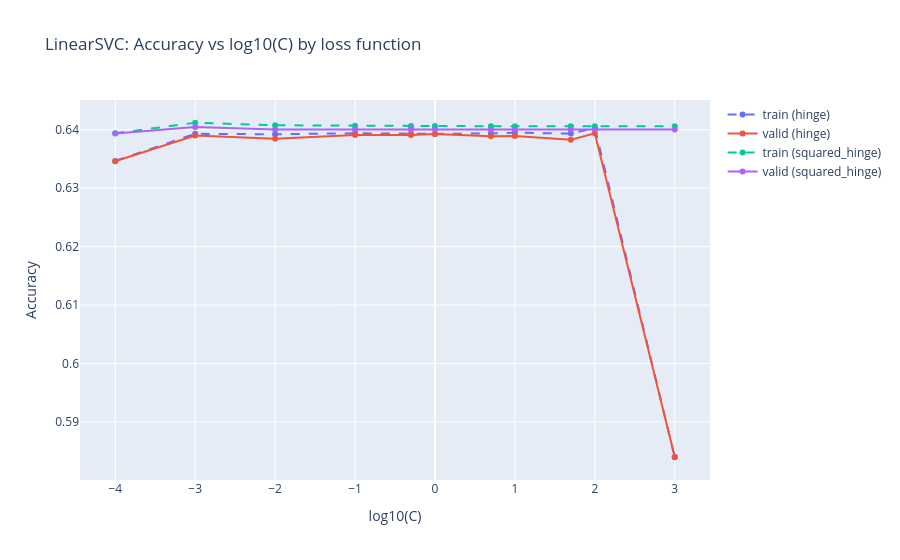

Notebook code for this chart:
### Code cell
import plotly.graph_objects as go
import numpy as np

svm_cv_results = pd.DataFrame(svmCV.cv_results_)
C_vals = [0.0001, 0.001, 0.01, 0.1, 0.5, 1, 5, 10, 50, 100, 1000]

fig = go.Figure()

for loss_type in ['hinge', 'squared_hinge']:
    mask = svm_cv_results['param_estimator__loss'] == loss_type
    subset = svm_cv_results[mask].copy()
    subset['log10_C'] = np.log10(subset['param_estimator__C'].astype(float)).round(2)
    subset = subset.sort_values('log10_C')

    fig.add_trace(go.Scatter(
        x=subset['log10_C'],
        y=subset['mean_train_score'],
        mode='lines+markers',
        name=f'train ({loss_type})',
        line=dict(dash='dash')
    ))
    fig.add_trace(go.Scatter(
        x=subset['log10_C'],
        y=subset['mean_test_score'],
        mode='lines+markers',
        name=f'valid ({loss_type})'
    ))

fig.update_layout(
    title='LinearSVC: Accuracy vs log10(C) by loss function',
    xaxis_title='log10(C)',
    yaxis_title='Accuracy'
)
fig.show()

### Figure 1 — Plotly figure (JSON) as saved in the notebook; plotly's stock layout.template omitted (floating-point values rounded to 4 significant figures)
{"data": [{"line": {"dash": "dash"}, "mode": "lines+markers", "name": "train (hinge)", "type": "scatter", "x": [-4.0, -3.0, -2.0, -1.0, -0.3, 0.0, 0.7, 1.0, 1.7, 2.0, 3.0], "y": [0.6347, 0.6393, 0.6392, 0.6394, 0.6393, 0.6393, 0.6394, 0.6395, 0.6394, 0.6403, 0.5839]}, {"mode": "lines+markers", "name": "valid (hinge)", "type": "scatter", "x": [-4.0, -3.0, -2.0, -1.0, -0.3, 0.0, 0.7, 1.0, 1.7, 2.0, 3.0], "y": [0.6346, 0.639, 0.6385, 0.6391, 0.6391, 0.6393, 0.6389, 0.6389, 0.6383, 0.6394, 0.584]}, {"line": {"dash": "dash"}, "mode": "lines+markers", "name": "train (squared_hinge)", "type": "scatter", "x": [-4.0, -3.0, -2.0, -1.0, -0.3, 0.0, 0.7, 1.0, 1.7, 2.0, 3.0], "y": [0.6394, 0.6412, 0.6408, 0.6407, 0.6407, 0.6407, 0.6406, 0.6406, 0.6406, 0.6406, 0.6406]}, {"mode": "lines+markers", "name": "valid (squared_hinge)", "type": "scatter", "x": [-4.0, -3.0, -2.0, -1.0, -0.3, 0.0, 0.7, 1.0, 1.7, 2.0, 3.0], "y": [0.6394, 0.6405, 0.6401, 0.6401, 0.6401, 0.6401, 0.6401, 0.6401, 0.6401, 0.6401, 0.6401]}], "layout": {"title": {"text": "LinearSVC: Accuracy vs log10(C) by loss function"}, "xaxis": {"title": {"text": "log10(C)"}}, "yaxis": {"title": {"text": "Accuracy"}}}}
